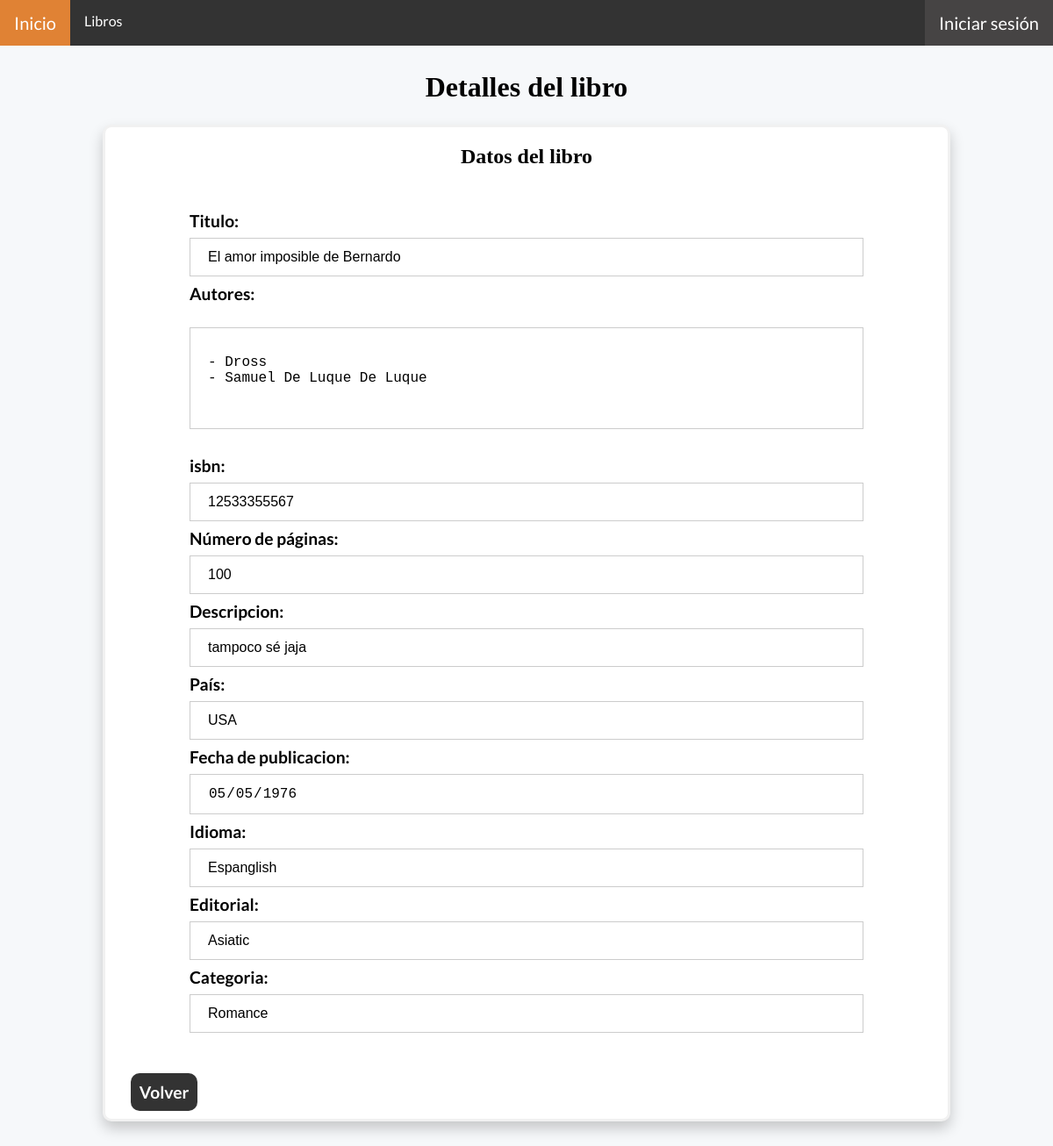
Page /libroDetalles.php?id=2 on the committed database.
### tables this page shows
CREATE TABLE `libros` (
  `idLibro` int(11) NOT NULL AUTO_INCREMENT,
  `titulo` varchar(200) NOT NULL,
  `paginas` int(11) NOT NULL,
  `descripcion` varchar(1100) NOT NULL,
  `pais` varchar(20) DEFAULT NULL,
  `fechaPublicacion` date NOT NULL,
  `idioma` varchar(20) DEFAULT NULL,
  `isbn` varchar(13) DEFAULT NULL,
  `existencia` int(11) NOT NULL,
  `idCategoria` int(11) NOT NULL,
  `idEditorial` int(11) NOT NULL,
  `numlibro` varchar(5) NOT NULL,
  `status` varchar(20) NOT NULL,
  PRIMARY KEY (`idLibro`),
  KEY `idCategoria` (`idCategoria`),
  KEY `idEditorial` (`idEditorial`),
  CONSTRAINT `libros_ibfk_1` FOREIGN KEY (`idCategoria`) REFERENCES `categorias` (`idCategoria`),
  CONSTRAINT `libros_ibfk_2` FOREIGN KEY (`idEditorial`) REFERENCES `editoriales` (`idEditorial`)
);

CREATE TABLE `autores` (
  `idAutor` int(11) NOT NULL AUTO_INCREMENT,
  `nombre` varchar(50) NOT NULL,
  `apellidoPaterno` varchar(30) DEFAULT NULL,
  `apellidoMaterno` varchar(30) DEFAULT NULL,
  `status` varchar(20) NOT NULL,
  PRIMARY KEY (`idAutor`)
);

CREATE TABLE `editoriales` (
  `idEditorial` int(11) NOT NULL AUTO_INCREMENT,
  `editorial` varchar(80) NOT NULL,
  `status` varchar(20) NOT NULL,
  PRIMARY KEY (`idEditorial`)
);

CREATE TABLE `categorias` (
  `idCategoria` int(11) NOT NULL AUTO_INCREMENT,
  `categoria` varchar(60) NOT NULL,
  `status` varchar(20) NOT NULL,
  PRIMARY KEY (`idCategoria`)
);

### Conexion.php (called while the page is built, shortened)
<?php
    class Server {
        public $server;
        public $user;
        public $pass;
        public $db;
        public $conexion;
        public function conectar() {
            $this->conexion = new mysqli( $this->server, $this->user, $this->pass, $this->db );
        }
        public function buscarLibro($libro) {
            if (is_int($libro)){
                $sql = "CALL buscarLibroID($libro);";
            }else{
                $sql = "CALL buscarLibro('$libro');";
            }
            if($sentencia = $this->conexion->prepare($sql)){
                $sentencia->execute();
                if($resultado = $sentencia->get_result() )
                 return $resultado;
            }
        }
       public function obtenerAutores($idLibro) {
        $sql = "CALL obtenerAutores($idLibro);";
        if($sentencia = $this->conexion->prepare($sql)){
            $sentencia->execute();
            if($resultado = $sentencia->get_result() )
            return $resultado;
         }
       }
    }
    $server = new Server;
    $server->server = "127.0.0.1";
    $server->user = "root";
    $server->pass = "";
    $server->db = "bd_biblioteca";
?>

### libroDetalles.php (the view, shortened to what this page needs)
<?php
    include("Conexion.php");
    if (isset($_GET["id"])){
        $id = (int)$_GET["id"];
        $datos = $server->buscarLibro($id);
        if ($libro = mysqli_fetch_array($datos)){
            $isbn = $libro['isbn'];
            $titulo = $libro['titulo'];
            $paginas = $libro['paginas'];
            $descripcion = $libro['descripcion'];
            $pais = $libro['pais'];
            $fechaPublicacion = $libro['fechaPublicacion'];
            $idioma = $libro['idioma'];
            $editorial = $libro['editorial'];
            $categoria = $libro['categoria'];
            $autores = $server->obtenerAutores($libro['idLibro']);
        }else{
            header("Location: libroConsultar.php");
        }
    }else {
        header("Location: libroConsultar.php");
    }
?>
<!DOCTYPE html>
<html lang="es">
<head>
    <link href="css/Estilo.css" rel="stylesheet">
</head>
<body>
    <?php
    include("barraNavegacion.php");
    ?>
    <header>
        <div class="titulo">
            <h1>Detalles del libro</h1>
        </div>
    </header>
    <div class= "frmFormulario">
        <h2>Datos del libro</h2>
        <form>
            <div class="frmMargen">
                <label>Titulo: </label>
                <input value= "<?php echo $titulo; ?>" name="titulo" type="text" readonly>
                <label>Autores: </label><br><br>
                <textarea name="autores" rows="5" cols="30" readonly>
                    <?php while ($autor = mysqli_fetch_array($autores)){
                               echo "\n- ".$autor["nombre"]." ".$autor["apellidoPaterno"]." ".$autor["apellidoPaterno"];
                            }?>
                </textarea><br><br>
                <label>isbn: </label>
                <input value= "<?php echo $isbn; ?>" name="isbn" type="text" readonly>
                <label>Número de páginas: </label>
                <input value= "<?php echo $paginas; ?>" name="paginas" type="text" readonly>
                <label>Descripcion: </label>
                <input value= "<?php echo str_replace("\"", htmlspecialchars('"'), $descripcion); ?>" name="descripcion" type="text" readonly>
                <label>País: </label>
                <input value= "<?php echo $pais; ?>" name="pais" type="text" readonly>
                <label>Fecha de publicacion: </label>
                <input value= "<?php echo $fechaPublicacion; ?>" name="fechaPublicacion" type="date" readonly>
                <label>Idioma: </label>
                <input value= "<?php echo $idioma; ?>" name="idioma" type="text" readonly>
                <label>Editorial: </label>
                <input value= "<?php echo $editorial; ?>" name="editorial" type="text" readonly>
                <label>Categoria: </label>
                <input value= "<?php echo $categoria; ?>" name="categoria" type="text" readonly>
            </div>
        </form>
        <a class = "cancel" href="libroConsultar.php">Volver</a> <br><br>
    </div>
</body>
</html>

### css/Estilo.css (style rules this page uses)
body { margin: 0; padding: 0; background-color: #F6F8FA; font-family: 'Lato', sans-serif; }
.frmFormulario, .inicio { background-color: white; border: 3px solid #f1f1f1; margin: 5%; margin-top: 2%; margin-right: auto; margin-left: auto; width: 80%; border-radius: 10px; box-shadow: 0px 8px 16px 0px rgba(0,0,0,0.2); ; }
.frmFormulario input[type=text],.frmFormulario input[type=password], .frmFormulario input[type=email], .frmFormulario textarea, .frmFormulario input[type=number], .frmFormulario input[type=date], .frmFormulario select { width: 100%; padding: 12px 20px; margin: 8px 0; display: inline-block; border: 1px solid #ccc; box-sizing: border-box; font-size: 16px; resize: none; }
.frmFormulario label, .frmFormulario button { font-weight: bold; font-size: larger; }
h4,h3,h2,h1 { text-align: center; font-family: 'Cambria', Times, serif; }
.frmMargen, .frmMargen2 { margin: 10%; margin-top: 5%; margin-bottom: 5%; }
.cancel, .agregar { color: #ffff; text-decoration: none; font-size: larger; padding: 10px 10px; margin: 3%; border-radius: 10px; font-weight: bold; }
.cancel { background-color: #333; }

### rows in the picture
libros: titulo "El amor imposible de Bernardo", isbn "12533355567", paginas "100", descripcion "tampoco sé jaja", pais "USA", fechaPublicacion "05/05/1976", idioma "Espanglish", editorial "Asiatic", categoria "Romance"
autores: autores "- Dross - Samuel De Luque De Luque"
